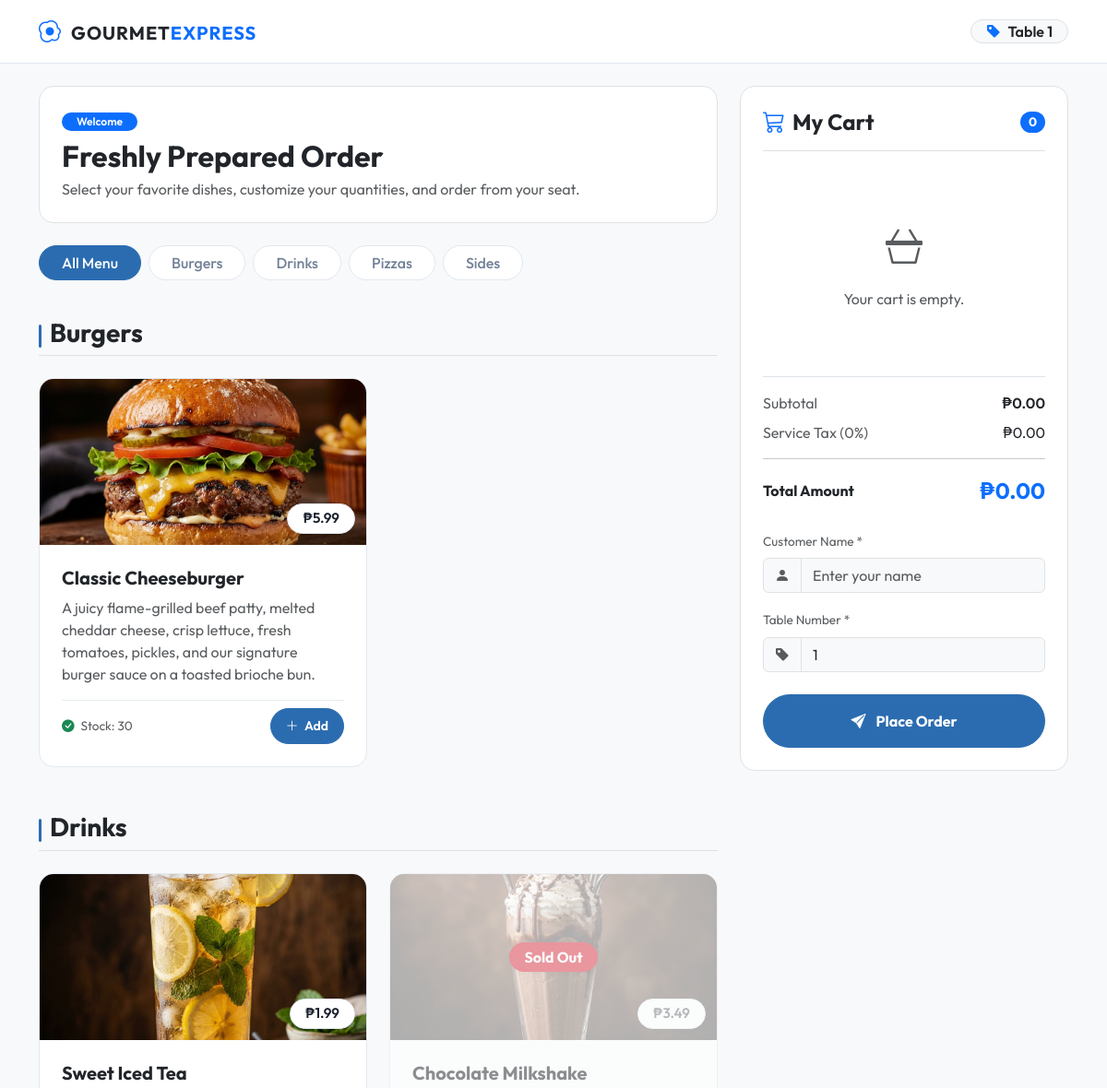
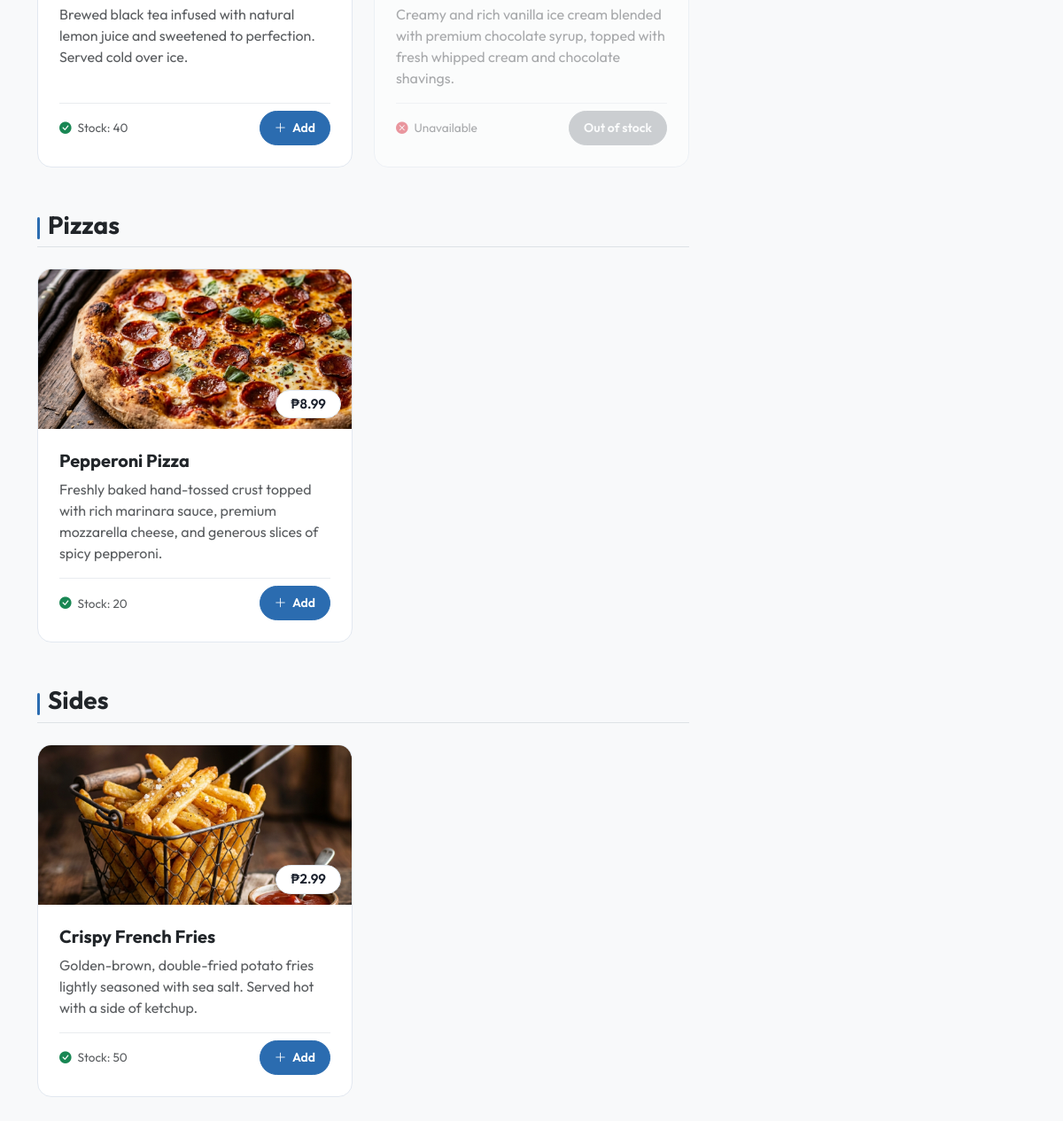
The page /customer/order.php?table=1 on the database its author committed (2 pictures, top to bottom).
### tables this page shows
CREATE TABLE IF NOT EXISTS `products` (
  `id` INT AUTO_INCREMENT PRIMARY KEY,
  `product_name` VARCHAR(255) NOT NULL,
  `description` TEXT NULL,
  `price` DECIMAL(10,2) NOT NULL,
  `image` VARCHAR(255) NOT NULL,
  `category` VARCHAR(100) NOT NULL,
  `availability_status` TINYINT(1) DEFAULT 1 COMMENT '1 = Available, 0 = Out of Stock',
  `stock_quantity` INT NOT NULL DEFAULT 20 COMMENT 'Available stock count',
  `created_at` TIMESTAMP DEFAULT CURRENT_TIMESTAMP,
  `updated_at` TIMESTAMP DEFAULT CURRENT_TIMESTAMP ON UPDATE CURRENT_TIMESTAMP
);

### customer/order.php (the view, shortened to what this page needs)
<?php
require_once '../api/db.php';
$tableNumber = isset($_GET['table']) ? intval($_GET['table']) : '';
try {
    $stmt = $pdo->query("SELECT * FROM products ORDER BY category, id");
    $products = $stmt->fetchAll();
    $menu = [];
    foreach ($products as $product) {
        $menu[$product['category']][] = $product;
    }
} catch (\PDOException $e) {
    $menu = [];
    $error = "Unable to load menu. Please try again later.";
}
?>
<!DOCTYPE html>
<html lang="en">
<head>
    <link href="https://cdn.jsdelivr.net/npm/bootstrap@5.3.0/dist/css/bootstrap.min.css" rel="stylesheet">
    <link href="https://cdn.jsdelivr.net/npm/bootstrap-icons@1.10.5/font/bootstrap-icons.css" rel="stylesheet">
    <link rel="stylesheet" href="../assets/css/style.css">
</head>
<body>
    <header class="menu-header sticky-top py-3">
        <div class="container d-flex justify-content-between align-items-center">
            <div class="brand-logo">
                <i class="bi bi-egg-fried text-primary me-2 fs-4"></i>
                <span class="fw-bold text-dark tracking-wide fs-5">GOURMET<span class="text-primary">EXPRESS</span></span>
            </div>
            <div class="table-badge px-3 py-1.5 rounded-pill text-dark border bg-light">
                <i class="bi bi-tag-fill text-primary me-1"></i>
                <span class="fw-semibold">Table <?php echo $tableNumber ? $tableNumber : 'Not Specified'; ?></span>
            </div>
        </div>
    </header>
    <main class="container my-4">
        <div class="row g-4">
            <div class="col-lg-8">
                <div class="welcome-banner p-4 mb-4 rounded-4 border bg-white">
                    <span class="badge bg-primary text-white mb-2 px-3 py-1.5 rounded-pill fw-semibold uppercase-tag">Welcome</span>
                    <h2 class="fw-bold text-dark mb-1">Freshly Prepared Order</h2>
                    <p class="mb-0 text-muted">Select your favorite dishes, customize your quantities, and order from your seat.</p>
                </div>
                <div class="category-nav d-flex gap-2 overflow-auto pb-3 mb-4 scrollbar-none">
                    <button class="btn btn-category active text-nowrap rounded-pill px-4" onclick="filterCategory('all')">All Menu</button>
                    <?php foreach (array_keys($menu) as $cat): ?>
                        <button class="btn btn-category text-nowrap rounded-pill px-4" onclick="filterCategory('<?php echo htmlspecialchars($cat); ?>')">
                            <?php echo htmlspecialchars($cat); ?>
                        </button>
                    <?php endforeach; ?>
                </div>
                <?php if (empty($menu)): ?>
                    <div class="alert alert-danger rounded-4 p-4 border" role="alert">
                        <i class="bi bi-exclamation-triangle-fill fs-4 me-2"></i>
                        <span><?php echo isset($error) ? $error : 'No menu items available.'; ?></span>
                    </div>
                <?php else: ?>
                    <?php foreach ($menu as $category => $items): ?>
                        <div class="menu-section mb-5" data-category="<?php echo htmlspecialchars($category); ?>">
                            <h3 class="category-title mb-4 pb-2 border-bottom fw-bold text-dark">
                                <span class="category-title-bar"></span>
                                <?php echo htmlspecialchars($category); ?>
                            </h3>
                            <div class="row g-4">
                                <?php foreach ($items as $item):
                                    $stockQuantity = isset($item['stock_quantity']) ? intval($item['stock_quantity']) : 0;
                                    $isAvailable = intval($item['availability_status']) === 1 && $stockQuantity > 0;
                                ?>
                                    <div class="col-md-6">
                                        <div class="card product-card h-100 rounded-4 overflow-hidden border bg-white <?php echo !$isAvailable ? 'out-of-stock-card' : ''; ?>">
                                            <div class="position-relative overflow-hidden product-image-wrapper">
                                                <img src="../assets/images/<?php echo htmlspecialchars($item['image']); ?>" class="card-img-top product-img" alt="<?php echo htmlspecialchars($item['product_name']); ?>">
                                                <?php if (!$isAvailable): ?>
                                                    <div class="out-of-stock-overlay d-flex align-items-center justify-content-center">
                                                        <span class="badge bg-danger text-white fs-6 px-3 py-2 rounded-pill shadow-sm">Sold Out</span>
                                                    </div>
                                                <?php endif; ?>
                                                <span class="price-tag shadow-sm fw-semibold px-3 py-1 rounded-pill">
                                                    ₱<?php echo number_format($item['price'], 2); ?>
                                                </span>
                                            </div>
                                            <div class="card-body d-flex flex-column p-4">
                                                <h5 class="card-title fw-bold text-dark mb-2"><?php echo htmlspecialchars($item['product_name']); ?></h5>
                                                <p class="card-text text-muted mb-3 flex-grow-1 fs-6"><?php echo htmlspecialchars($item['description']); ?></p>
                                                <div class="d-flex justify-content-between align-items-center mt-auto pt-2 border-top border-light-subtle">
                                                    <span class="text-muted fs-7">
                                                        <i class="bi <?php echo $isAvailable ? 'bi-check-circle-fill text-success' : 'bi-x-circle-fill text-danger'; ?> me-1"></i>
                                                        <?php echo $isAvailable ? 'Stock: ' . $stockQuantity : 'Unavailable'; ?>
                                                    </span>
                                                    <?php if ($isAvailable): ?>
                                                        <button class="btn btn-warning btn-sm rounded-pill px-3 py-2 fw-semibold add-to-cart-btn"
                                                                onclick="addToCart(<?php echo $item['id']; ?>, '<?php echo htmlspecialchars(addslashes($item['product_name'])); ?>', <?php echo $item['price']; ?>, '../assets/images/<?php echo htmlspecialchars($item['image']); ?>', <?php echo $stockQuantity; ?>)">
                                                            <i class="bi bi-plus-lg me-1"></i> Add
                                                        </button>
                                                    <?php else: ?>
                                                        <button class="btn btn-secondary btn-sm rounded-pill px-3 py-2 fw-semibold" disabled>
                                                            Out of stock
                                                        </button>
                                                    <?php endif; ?>
                                                </div>
                                            </div>
                                        </div>
                                    </div>
                                <?php endforeach; ?>
                            </div>
                        </div>
                    <?php endforeach; ?>
                <?php endif; ?>
            </div>
            <div class="col-lg-4">
                <div class="checkout-panel sticky-panel rounded-4 p-4 border bg-white text-dark">
                    <h4 class="fw-bold mb-4 d-flex justify-content-between align-items-center text-dark border-bottom pb-3">
                        <span><i class="bi bi-cart3 text-primary me-2"></i>My Cart</span>
                        <span class="badge bg-primary text-white rounded-pill fs-7" id="cart-count">0</span>
                    </h4>
                    <div id="cart-items" class="cart-items-container mb-4 overflow-auto scrollbar-thin">
                    </div>
                    <div class="totals-section border-top pt-3 mb-4">
                        <div class="d-flex justify-content-between mb-2">
                            <span class="text-muted">Subtotal</span>
                            <span class="fw-semibold text-dark" id="cart-subtotal">₱0.00</span>
                        </div>
                        <div class="d-flex justify-content-between mb-2">
                            <span class="text-muted">Service Tax (0%)</span>
                            <span class="text-dark">₱0.00</span>
                        </div>
                        <hr class="my-3">
                        <div class="d-flex justify-content-between align-items-center mb-1">
                            <span class="fw-bold text-dark">Total Amount</span>
                            <span class="fw-bold text-primary fs-4" id="cart-total">₱0.00</span>
                        </div>
                    </div>
                    <form id="checkout-form" onsubmit="submitOrder(event)">
                        <div class="mb-3">
                            <label for="customerName" class="form-label text-muted fs-7">Customer Name *</label>
                            <div class="input-group">
                                <span class="input-group-text bg-light text-muted border"><i class="bi bi-person-fill"></i></span>
                                <input type="text" class="form-control bg-light border text-dark" id="customerName" placeholder="Enter your name" required>
                            </div>
                        </div>
                        <div class="mb-4">
                            <label for="tableNumber" class="form-label text-muted fs-7">Table Number *</label>
                            <div class="input-group">
                                <span class="input-group-text bg-light text-muted border"><i class="bi bi-tag-fill"></i></span>
                                <input type="number" class="form-control bg-light border text-dark" id="tableNumber" placeholder="Table #" min="1" value="<?php echo $tableNumber; ?>" required <?php echo $tableNumber ? 'readonly' : ''; ?>>
                            </div>
                        </div>
                        <button type="submit" class="btn btn-warning w-100 py-3 rounded-pill fw-bold checkout-submit-btn">
                            <i class="bi bi-send-fill me-2"></i> Place Order
                        </button>
                    </form>
                </div>
            </div>
        </div>
    </main>
</body>
</html>

### assets/css/style.css (style rules this page uses)
:root { --bg-light: #f8f9fa; --bg-white: #ffffff; --border-color: #e2e8f0; --text-main: #1a202c; --text-muted: #718096; --primary-color: #2b6cb0; --primary-hover: #1a4f80; --accent-warning: #dd6b20; --accent-success: #38a169; --accent-danger: #e53e3e; --font-family: 'Outfit', -apple-system, BlinkMacSystemFont, "Segoe UI", Roboto, sans-serif; }
body { background-color: var(--bg-light); color: var(--text-main); font-family: var(--font-family); line-height: 1.5; -webkit-font-smoothing: antialiased; }
.menu-header, .admin-header { background-color: var(--bg-white); border-bottom: 1px solid var(--border-color); z-index: 1000; }
.brand-logo { color: var(--text-main); font-weight: 700; }
.table-badge { background-color: var(--bg-light); border: 1px solid var(--border-color); color: var(--text-main); }
.welcome-banner { background-color: var(--bg-white); border: 1px solid var(--border-color); color: var(--text-main); }
.btn-category { background: var(--bg-white); color: var(--text-muted); border: 1px solid var(--border-color); transition: all 0.2s ease; font-weight: 500; }
.btn-category.active { background: var(--primary-color); color: var(--bg-white) !important; border-color: var(--primary-color); }
.product-card { box-shadow: none !important; border: 1px solid var(--border-color) !important; transition: border-color 0.2s ease; }
.product-image-wrapper { position: relative; height: 180px; background-color: var(--bg-light); }
.product-img { width: 100%; height: 100%; object-fit: cover; }
.price-tag { position: absolute; bottom: 12px; right: 12px; background-color: var(--bg-white); color: var(--text-main); border: 1px solid var(--border-color); font-size: 0.95rem; z-index: 5; }
.out-of-stock-card { opacity: 0.5; }
.out-of-stock-overlay { position: absolute; top: 0; left: 0; width: 100%; height: 100%; background: rgba(255, 255, 255, 0.4); z-index: 10; }
.category-title { position: relative; padding-left: 12px; color: var(--text-main); }
.category-title-bar { position: absolute; left: 0; top: 20%; bottom: 20%; width: 3px; background: var(--primary-color); border-radius: 2px; }
.checkout-panel { border: 1px solid var(--border-color); background-color: var(--bg-white) !important; }
.sticky-panel { position: sticky; top: 90px; }
.cart-items-container { max-height: 320px; }
.btn-warning { background-color: var(--primary-color); border-color: var(--primary-color); color: var(--bg-white); }
.tracking-wide { letter-spacing: 0.05em; }
.fs-7 { font-size: 0.85rem !important; }

### rows shown on the page
products: image (picture), price "5.99", product_name "Classic Cheeseburger", description "A juicy flame-grilled beef patty, melted cheddar cheese, crisp lettuce, fresh tomatoes, pickles, and our signature burger sauce on a toasted brioche bun.", availability_status 1 (drawn), stock_quantity "30"
products: image (picture), price "1.99", product_name "Sweet Iced Tea", description "Brewed black tea infused with natural lemon juice and sweetened to perfection. Served cold over ice.", availability_status 1 (drawn), stock_quantity "40"
products: availability_status "Sold Out", price "3.49", product_name "Chocolate Milkshake", description "Creamy and rich vanilla ice cream blended with premium chocolate syrup, topped with fresh whipped cream and chocolate shavings."
products: image (picture), price "8.99", product_name "Pepperoni Pizza", description "Freshly baked hand-tossed crust topped with rich marinara sauce, premium mozzarella cheese, and generous slices of spicy pepperoni.", availability_status 1 (drawn), stock_quantity "20"
products: image (picture), price "2.99", product_name "Crispy French Fries", description "Golden-brown, double-fried potato fries lightly seasoned with sea salt. Served hot with a side of ketchup.", availability_status 1 (drawn), stock_quantity "50"

### other values the page prints
$tableNumber "1"
$cat "Burgers"
$cat "Drinks"
$cat "Pizzas"
$cat "Sides"
$category "Burgers"
$category "Drinks"
$category "Pizzas"
$category "Sides"
